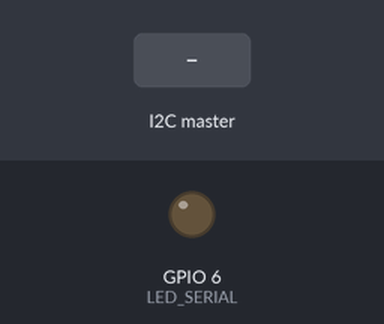
Simulated run of this sketch. Board: ESP32-S3. Shown: output pins drawn as LEDs (lit = HIGH). Inputs (shaded band) come from the test bench. What the sketch prints to the serial monitor is not drawn.

Above: at 1.2 s.
1.3 s: the I2C master sends the byte 1
At 2.1 s:
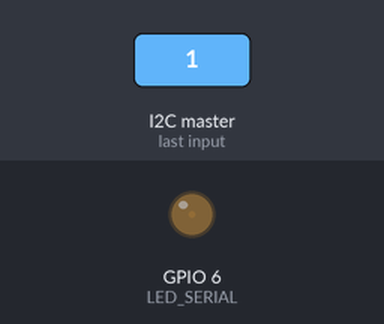
2.8 s: the I2C master sends the byte 90
At 3.3 s:
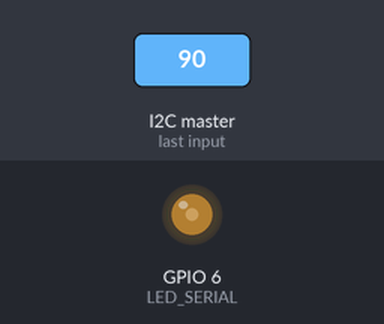
4.3 s: the I2C master sends the byte 200
At 5.6 s:
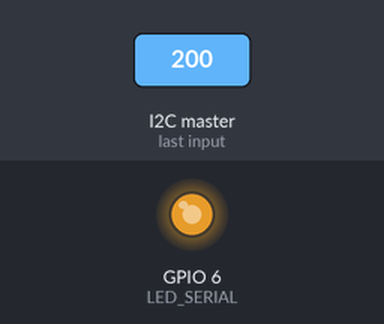
Timing chart, 0 to 7.3 s (numbered marks = the images above; inputs shaded):
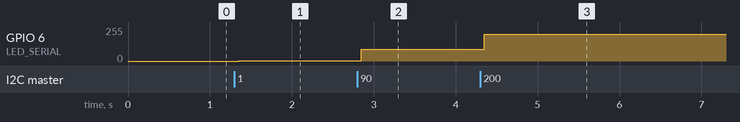

Measured:
- after the input at 1.3 s, GPIO 6 (LED_SERIAL): 0/255 → 1/255 after 0.05 s
- after the input at 2.8 s, GPIO 6 (LED_SERIAL): 1/255 → 90/255 after 0.05 s
- after the input at 4.3 s, GPIO 6 (LED_SERIAL): 90/255 → 200/255 after 0.05 s

The sketch:

serialUNO.ino
```cpp
#include <Wire.h>
#define LED_SERIAL 6

const int SLAVE_ADDRESS = 8;

void setup() {
  Wire.begin(SLAVE_ADDRESS);
  Wire.onReceive(receiveData);
  pinMode(LED_SERIAL, OUTPUT);
  analogWrite(LED_SERIAL, 0);
  Serial.begin(9600);
}

void loop() {
}

void receiveData(int byteCount) {
  int data = Wire.read();
  analogWrite(LED_SERIAL, data);
  Serial.print(data);
}
```
